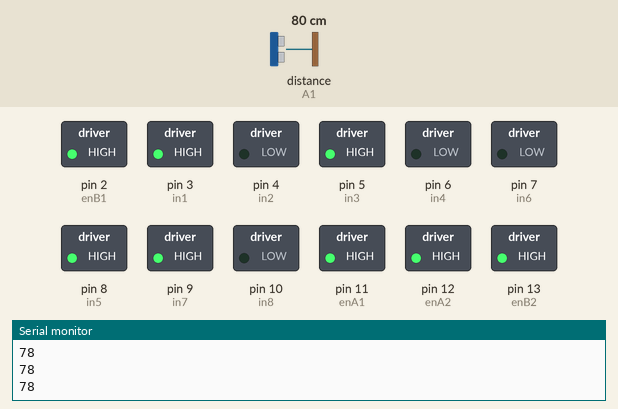
Simulated run of this sketch. Board: Arduino Uno, built with avr-gcc and run on an emulated ATmega328P. Shown: switched loads named in the sketch (green lamp = pin HIGH), the last lines printed to the serial monitor. Wiring (inferred from the names in the program): ultrasonic range finder: trigger A0; echo A1. Inputs (shaded band) come from the test bench; at power-on: distance to the obstacle (sensor on A1) 80 cm. The echo pulse lasts 58.3 µs per cm; pins used as bus, display or sensor lines are not drawn.

Above: at 1.2 s.
1.3 s: distance to the obstacle (sensor on A1) set to 12 cm
2.8 s: distance to the obstacle (sensor on A1) set to 9 cm
At 4.6 s:
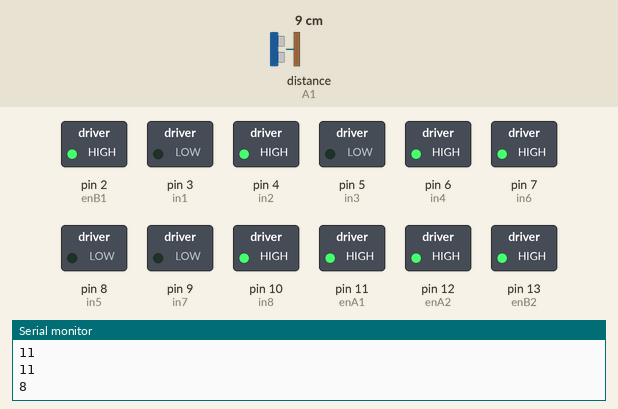
5.3 s: distance to the obstacle (sensor on A1) set to 18 cm
At 8.19 s:
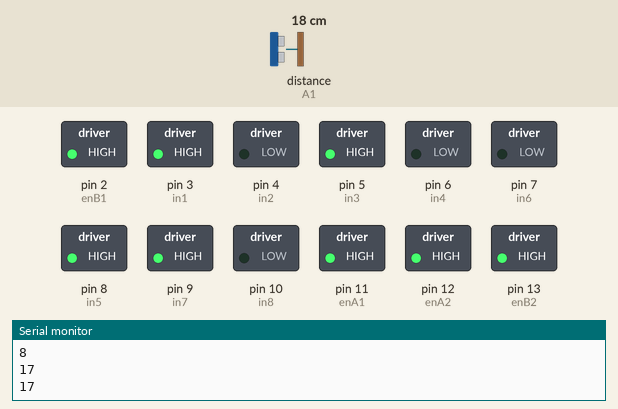
8.3 s: distance to the obstacle (sensor on A1) set to 2 cm
At 9.1 s:
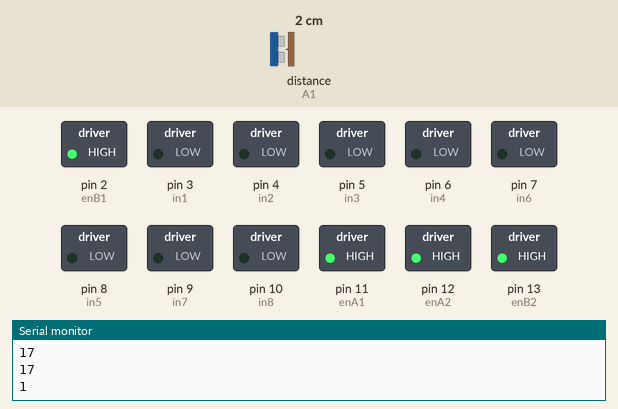
Timing chart, 0 to 11.8 s (numbered marks = the images above; inputs shaded):
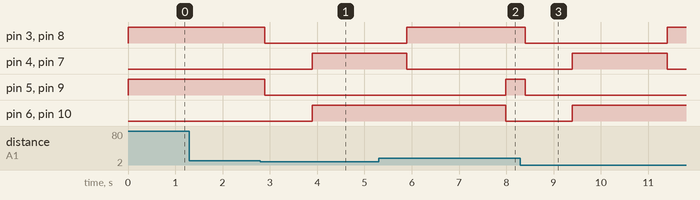

The sketch:

rc_car_ultrasonic.ino
```cpp
// تعريف أرجل L293D للمحركات الأربعة
// القطعة الأولى L293D
int enA1 = 11;
int enB1 = 2;
int in1 = 3;
int in2 = 4;
int in3 = 5;
int in4 = 6;

// القطعة الثانية L293D
int enA2 = 12;
int enB2 = 13;
int in5 = 8;
int in6 = 7;
int in7 = 9;
int in8 = 10;

// أرجل حساس الموجات فوق الصوتية
const int trigPin = A0;
const int echoPin = A1;

void setup() {
  Serial.begin(9600);

  // إعداد الأرجل كمخرجات
  pinMode(enA1, OUTPUT); pinMode(enB1, OUTPUT);
  pinMode(in1, OUTPUT); pinMode(in2, OUTPUT); pinMode(in3, OUTPUT); pinMode(in4, OUTPUT);

  pinMode(enA2, OUTPUT); pinMode(enB2, OUTPUT);
  pinMode(in5, OUTPUT); pinMode(in6, OUTPUT); pinMode(in7, OUTPUT); pinMode(in8, OUTPUT);

  pinMode(trigPin, OUTPUT);
  pinMode(echoPin, INPUT);

  analogWrite(enA1, 255);
  analogWrite(enB1, 255);
  analogWrite(enA2, 255);
  analogWrite(enB2, 255);
}

void loop() {
  long distance = readDistanceCM();
  Serial.println(distance);

  // رد الفعل بناءً على المسافة
  if (distance < 10) {
    stopMotors();
    delay(1000);
    moveBackward();
    delay(2000);
    turnRight();
    delay(2000);
  } else {
    moveForward();
  }

  delay(100); // مهلة بسيطة للمراقبة المستمرة
}

// دالة قراءة المسافة من الحساس
long readDistanceCM() {
  digitalWrite(trigPin, LOW);
  delayMicroseconds(2);
  digitalWrite(trigPin, HIGH);
  delayMicroseconds(10);
  digitalWrite(trigPin, LOW);

  long duration = pulseIn(echoPin, HIGH);
  long distance = duration * 0.034 / 2;
  return distance;
}

// دوال الحركة
void moveForward() {
  digitalWrite(in1, HIGH); digitalWrite(in2, LOW);
  digitalWrite(in3, HIGH); digitalWrite(in4, LOW);
  digitalWrite(in5, HIGH); digitalWrite(in6, LOW);
  digitalWrite(in7, HIGH); digitalWrite(in8, LOW);
}

void moveBackward() {
  digitalWrite(in1, LOW); digitalWrite(in2, HIGH);
  digitalWrite(in3, LOW); digitalWrite(in4, HIGH);
  digitalWrite(in5, LOW); digitalWrite(in6, HIGH);
  digitalWrite(in7, LOW); digitalWrite(in8, HIGH);
}

void turnRight() {
  digitalWrite(in1, HIGH); digitalWrite(in2, LOW);
  digitalWrite(in3, LOW);  digitalWrite(in4, HIGH);
  digitalWrite(in5, HIGH); digitalWrite(in6, LOW);
  digitalWrite(in7, LOW);  digitalWrite(in8, HIGH);
}

void turnLeft() {
  digitalWrite(in1, LOW);  digitalWrite(in2, HIGH);
  digitalWrite(in3, HIGH); digitalWrite(in4, LOW);
  digitalWrite(in5, LOW);  digitalWrite(in6, HIGH);
  digitalWrite(in7, HIGH); digitalWrite(in8, LOW);
}

void stopMotors() {
  digitalWrite(in1, LOW); digitalWrite(in2, LOW);
  digitalWrite(in3, LOW); digitalWrite(in4, LOW);
  digitalWrite(in5, LOW); digitalWrite(in6, LOW);
  digitalWrite(in7, LOW); digitalWrite(in8,LOW);
}
```

Measured:
- the behaviour switches between 11 and 10 cm on distance to the obstacle (sensor on A1) (found by bisection; images 0 and 1)
- after the input at 2.8 s, pin 3 (in1), pin 5 (in3), pin 8 (in5), pin 9 (in7): HIGH → LOW after 0.09 s; pin 4 (in2), pin 6 (in4), pin 7 (in6), pin 10 (in8): LOW → HIGH after 1.1 s
- after the input at 5.3 s, pin 5 (in3), pin 9 (in7): LOW → HIGH after 2.7 s
- after the input at 8.3 s, pin 3 (in1), pin 8 (in5): HIGH → LOW after 0.10 s, → HIGH 3.0 s later; pin 4 (in2), pin 7 (in6): LOW → HIGH after 1.1 s, → LOW 2.0 s later; pin 5 (in3), pin 9 (in7): HIGH → LOW after 0.10 s; pin 6 (in4), pin 10 (in8): LOW → HIGH after 1.1 s
